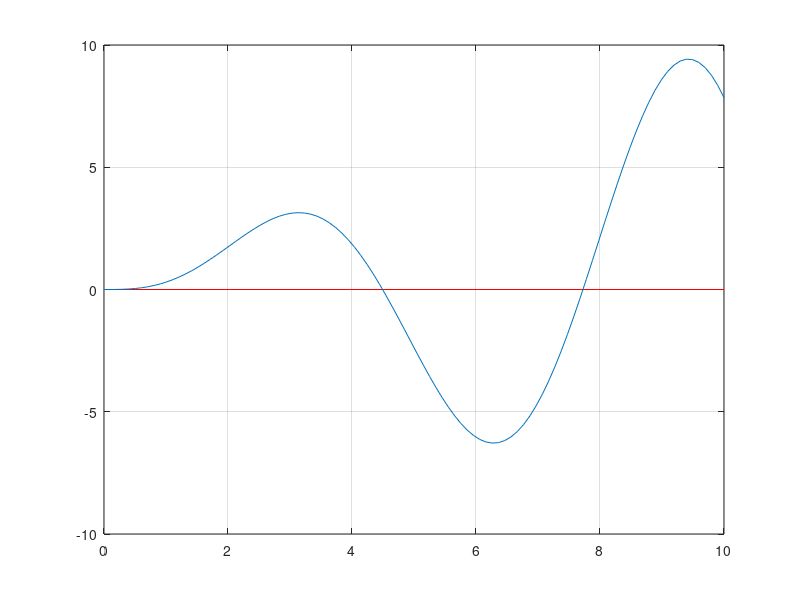

The MATLAB script that drew this image:
function Exercise_5_4
x0=linspace(0,10,100);
plot([0 10],[0 0],'r-')
hold on
plot(x0,Fonk_5_4(x0))
grid on
fzero(@Fonk_5_4,7)

function z=Fonk_5_4(x)
z=sin(x)-x.*cos(x);